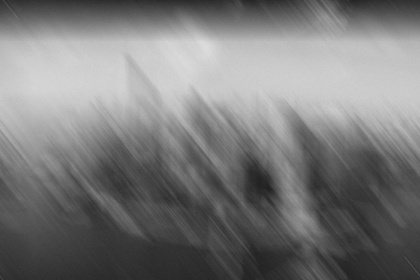
%> input picture hmw8/HW8.jpg, 420 x 280 px, shrunk from 1200 x 800 before the run
$ octave ex8_winner.m   (GNU Octave 9; MATLAB toolbox functions it lacks are replaced by stand-ins)
%> lines starting %> are read from the running program, lines starting %| are printed output that depends on the picture
%getting H(u,v)
% guess a and b T=1, 0<a<0.2, and 0<b<0.2.


close all;
clear;

B = double(imread('HW8.jpg'));
%> B: size 280x420 double; min 33, max 221, mean 122; mean of the top-left, top-right, bottom-left and bottom-right quarters 165.8, 164, 80.1, 77.9
fourier = fftshift(fft2(B));
[N,M]=size(B);
%> N = 280; M = 420

center=[N,M]/2;
%> center = [140 210]


mag=fftshift(abs(fft2(double(B))));
S=size(mag);
%> S = [280 420]

figure
image(uint8(20*log10(mag)));
colormap(gray(256));
title('Spectrum of Corrupted Image');
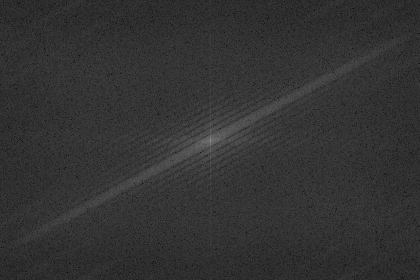
%> displayed picture: size 280x420x3, on the screen's scale of 0 to 255; min 4, max 143, mean 51

% we do not know the ratio of noise to power so we hae to guess it
% guessing all the parameters necessary for the filters a,b are between 0
% and 0.3, k is the ratio of noise and power signal, eta is the threshold,
% p is a laplacian kernel, we use it but in order to keep it in the same
% shape as the image we have to transform it with the proper size
T = 1;
% a1 = 0.01:0.01:0.1;
% b1 = 0.01:0.01:0.1;
gamma = 0.004;
k = 0.004;
eta = 0.1;

% loop
    H = zeros(N,M);
    filter_part= zeros(N,M);


    p = [0 -1 0; -1 4 -1; 0 -1 0];
    ft =fftshift(fft2(p,N,M));


% looping over different settings
% after performing for loop it seem that a = 0.08 and b=0.04 work the best
% for a = 1:length(a1)
%     for b = 1:length(b1)
a = 0.08;
b= 0.04;
        for k1=1:N
        for k2=1:M
            % calculating distortion
            arg=pi*((k1-center(1)-1)*a+(k2-center(2)-1)*b)+eps;
            H(k1,k2)=(T/(arg))*sin(arg)*exp(-1j*arg);

            % partial inverse
            if abs(H(k1,2)) < eta
                filter_part(k1,k2) = 0;
            else
                filter_part(k1,k2)=1/H(k1,k2);
            end

        end

        end
        % % wiener
        filter_win = (conj(H))./ ((abs(H).^2)+k);
        % % inverse
        filter_inv = conj(H)./(abs(H).^2);
        % % geometric mean
        filter_geomean = (filter_inv.^(1/2)) .* (filter_win.^(1/2));
        % % Constrained Least Squares Filtering
        filter_lsf = (conj(H))./((H.^2)+(gamma).*ft.^2);
        %
        %
        % % filtering

        output_win = fftshift(fourier.*filter_win);
        output_win = real(ifft2(fftshift(output_win)));

        output_inv = fftshift(fourier.*filter_inv);
        output_inv = real(ifft2(fftshift(output_inv)));
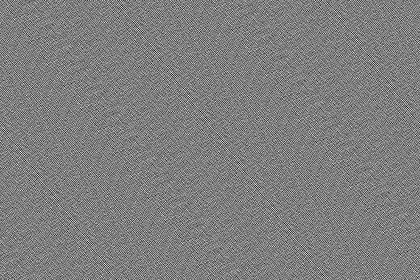
%> output_inv: size 280x420 double; min -3.25e+16, max 3.27e+16, mean 0; drawn with min black and max white

        output_geomean = fftshift(fourier.*filter_geomean);
        output_geomean = real(ifft2(fftshift(output_geomean)));

        output_lsf = fftshift(fourier.*filter_lsf);
        output_lsf = real(ifft2(fftshift(output_lsf)));
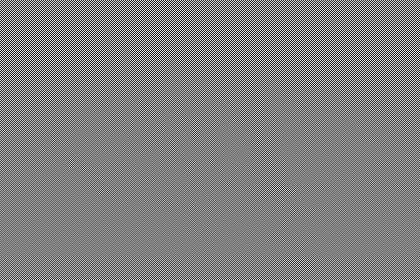
%> output_lsf: size 280x420 double; min -265, max 262.3, mean 0; drawn with min black and max white

        output_part= fftshift(fourier.*filter_part);
        output_part = real(ifft2(fftshift(output_part)));
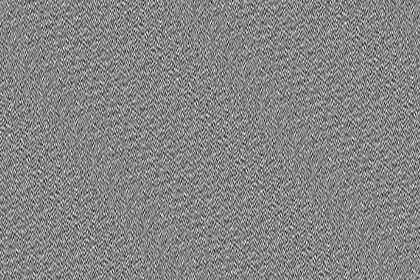
%> output_part: size 280x420 double; min -5.74e+15, max 5.24e+15, mean 0; drawn with min black and max white


        % plotting
%         titl = sprintf('a: %d  b:%d   ', a1(a),b1(b));

        figure
        subplot(231)
        imshow(uint8((output_win)))
        title('output win');
        subplot(232)
        imshow(uint8((output_inv)))
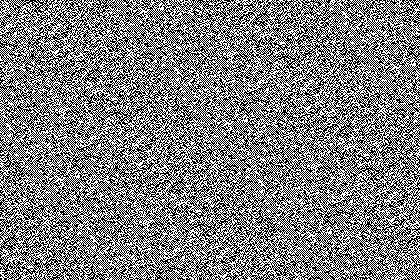
%> displayed picture: size 280x420, on the screen's scale of 0 to 255; 50.2% white; black in thin lines or dots
        title('output inv');
        subplot(233)

        imshow(uint8((output_geomean)))
        title('output geomean');
        subplot(234)

        imshow(uint8((output_lsf)))
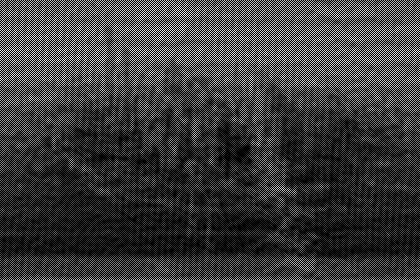
%> displayed picture: size 280x420, on the screen's scale of 0 to 255; min 0, max 255, mean 61
        title('output lsf');
        subplot(235)

        imshow(uint8((output_part)))
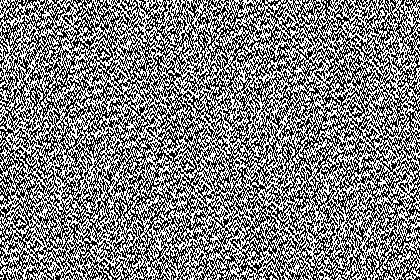
%> displayed picture: size 280x420, on the screen's scale of 0 to 255; 50.2% white; black in thin lines or dots
        title('output part');
%         suptitle(titl)
%     end
% end

imwrite(uint8((output_win)),'wiener.png');
imwrite(uint8((output_inv)),'invert.png');
imwrite(uint8((output_geomean)),'geomean.png');
imwrite(uint8((output_lsf)),'lsf.png');
imwrite(uint8((output_part)),'part_inv.png');
